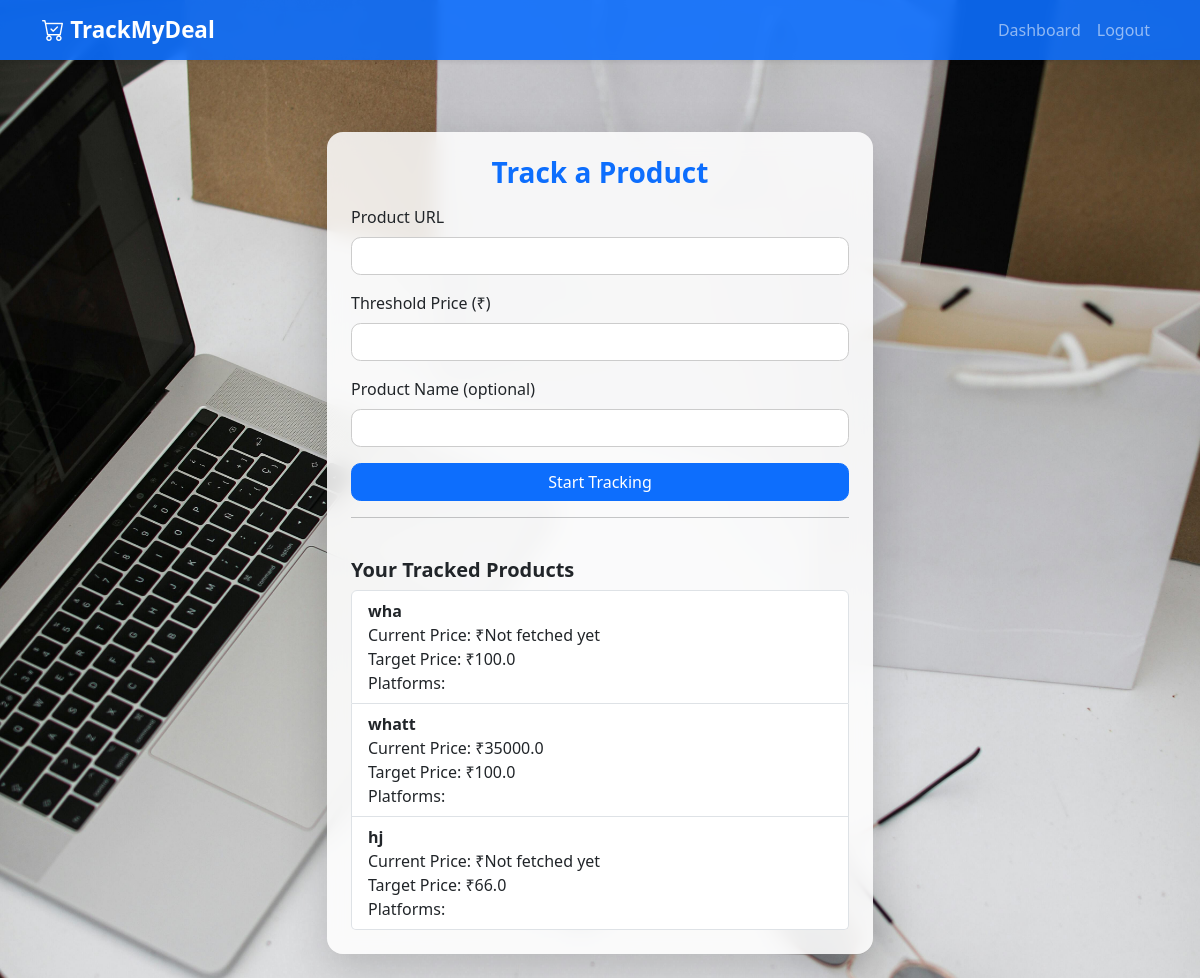
The page /track (signed in) on the database its author committed.
### app.py (models this page shows)
class Product(db.Model):
    __tablename__ = "products"
    product_id = db.Column(db.Integer, primary_key=True)
    product_name = db.Column(db.String(255))
    url = db.Column(db.Text, nullable=False)
    user_id = db.Column(db.Integer, db.ForeignKey('user.user_id'), nullable=False)
    target_price = db.Column(db.Float, nullable=False)
    current_price = db.Column(db.Float)
    added_date = db.Column(db.DateTime, default=datetime.utcnow)
    price_history = db.relationship("PriceHistory", backref="product", lazy=True)
    alerts = db.relationship("Alert", backref="product", lazy=True)
    comparisons = db.relationship("Comparison", backref="product", lazy=True)

### app.py (the view, shortened to what this page needs)
@app.route('/track', methods=['GET','POST'])
def track():
    if 'user' not in session:
        return redirect(url_for('login'))
    user_id = session['user']
    products = Product.query.filter_by(user_id=user_id).all()
    return render_template('track.html', products=products)

### templates/track.html (shortened to what this page needs)
{% extends "base.html" %}
{% block content %}
<div class="row justify-content-center mt-5">
  <div class="col-md-6">
    <div class="card p-4 shadow-lg border-0">
      <h3 class="text-center text-primary mb-3">Track a Product</h3>
      <form method="POST">
        <div class="mb-3">
          <label class="form-label">Product URL</label>
          <input type="url" name="url" class="form-control" required>
        </div>
        <div class="mb-3">
          <label class="form-label">Threshold Price (₹)</label>
          <input type="number" name="threshold" class="form-control" required>
        </div>
        <div class="mb-3">
          <label class="form-label">Product Name (optional)</label>
          <input type="text" name="name" class="form-control">
        </div>
        <div class="d-grid">
          <button class="btn btn-primary">Start Tracking</button>
        </div>
      </form>
      <hr>
      <h5 class="mt-4">Your Tracked Products</h5>
      <ul class="list-group">
        {% for product in products %}
          <li class="list-group-item">
            <strong>{{ product.product_name }}</strong><br>
            Current Price: ₹{{ product.current_price if product.current_price else "Not fetched yet" }}<br>
            Target Price: ₹{{ product.target_price }}<br>
            Platforms:
          </li>
        {% else %}
          <li class="list-group-item text-muted">No products tracked yet.</li>
        {% endfor %}
      </ul>
    </div>
  </div>
</div>
{% endblock %}

### static/style.css (style rules this page uses)
body { background: url('/static/bg.jpg') no-repeat center center fixed; background-size: cover; font-family: "Segoe UI", sans-serif; min-height: 100vh; display: flex; flex-direction: column; color: #333; }
h1, h2, h3, h4, h5 { font-weight: 600; }
.card { background: rgba(255, 255, 255, 0.85); backdrop-filter: blur(10px); border-radius: 1rem; box-shadow: 0 4px 20px rgba(0,0,0,0.2); padding: 1.5rem; }
.card h5 { font-weight: 600; }
.btn { border-radius: 0.6rem; font-weight: 500; transition: all 0.2s ease; }
.form-control { border-radius: 0.6rem; border: 1px solid #ccc; transition: border-color 0.2s ease, box-shadow 0.2s ease; }
.mt-4 { margin-top: 1.5rem !important; }
.mt-5 { margin-top: 3rem !important; }

### rows shown on the page
Product: product_name "wha", current_price "Not fetched yet", target_price "100.0"
Product: product_name "whatt", current_price "35000.0", target_price "100.0"
Product: product_name "hj", current_price "Not fetched yet", target_price "66.0"
